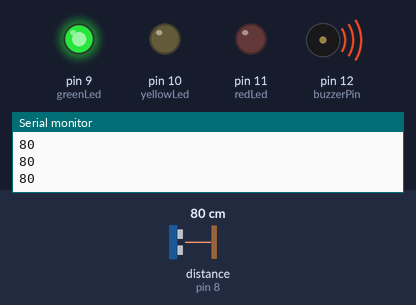
Bench run of a sketch on a simulated Arduino Uno, built with avr-gcc and run on an emulated ATmega328P. On the bench: output pins drawn as LEDs (lit = HIGH), buzzer (waves = sounding), the last lines printed to the serial monitor. Wiring (inferred from the names in the program): ultrasonic range finder: trigger pin 8; echo pin 8. The inputs (shaded band) are chosen by the test bench; at power-on: distance to the obstacle (sensor on pin 8) 80 cm. The echo pulse lasts 58.3 µs per cm.

Above: at 1.2 s.
1.3 s: distance to the obstacle (sensor on pin 8) set to 56 cm
2.8 s: distance to the obstacle (sensor on pin 8) set to 46 cm
At 3.2 s:
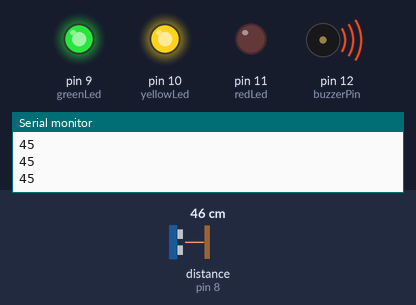
4.3 s: distance to the obstacle (sensor on pin 8) set to 23 cm
5.8 s: distance to the obstacle (sensor on pin 8) set to 19 cm
At 6.1 s:
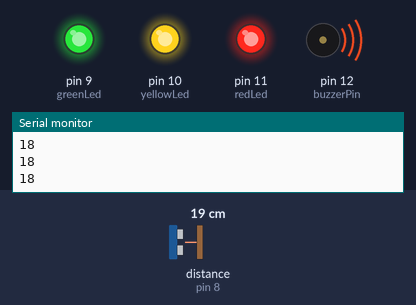
7.3 s: distance to the obstacle (sensor on pin 8) set to 35 cm
At 8.5 s:
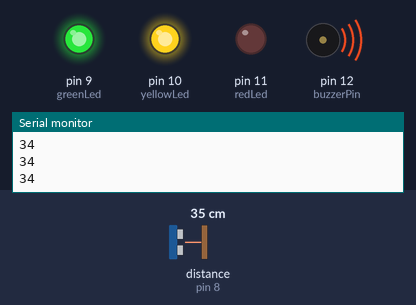
8.8 s: distance to the obstacle (sensor on pin 8) set to 2 cm
At 10.0 s:
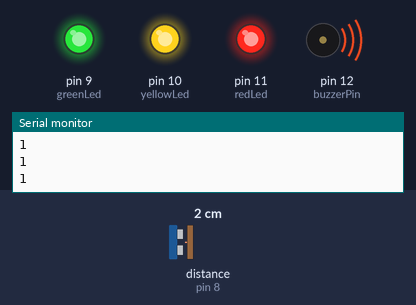
Timing chart, 0 to 11.3 s (numbered marks = the images above; inputs shaded):
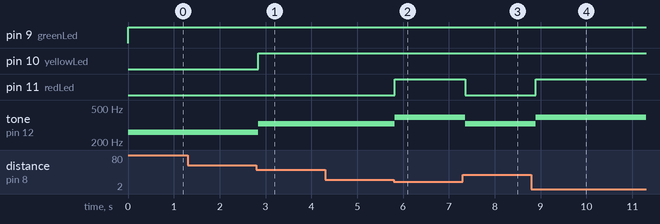

The sketch:

ParkingSensor.ino
```cpp
// ParkingSensor
// -------------
//
// Sensor de estacionamento com alerta luminoso e sonoro de distância.
// Circuits.io: https://circuits.io/circuits/4945678-lse-i-sensor-de-re
//
// Criado em 14 de Maio de 2017.
// Copyleft: Cristina Silva <cristina.silva@openmailbox.org>
//
// Referências:
//      Ping Tutorial - https://www.arduino.cc/en/tutorial/ping
//      Buzzer Notes - https://www.circuitar.com.br/projetos/controlando-buzzer/

const int pingPin = 8;      // Pino do sensor de ultrasom.

const int greenLed = 9;     // Pino da LED verde.
const int yellowLed = 10;    // Pino da LED amarela.
const int redLed = 11;      // Pino da LED vermelha

const int buzzerPin = 12;   // Pino do buzzer.

const int doNote = 261; // Nota dó em Hz.
const int miNote = 329; // Nota mi em Hz.
const int solNote = 392; // Nota sol em Hz.

void setup() {
	Serial.begin(9600); // Inicializa comunicação serial.

    pinMode(greenLed, OUTPUT);
    pinMode(yellowLed, OUTPUT);
    pinMode(redLed, OUTPUT);

    pinMode(buzzerPin, OUTPUT);
}

void loop() {
	long duration, cm; // Duração da viagem do sinal e o correspondente em centimetros.
    int risk; // Nivel de proximidade, sendo 0 distante, 1 medianamente distante, 2 proximo.

    wakeup(); // Inicializa sensor de ultrasom.
    duration = scan(); // Realiza leitura e devolve duração da viagem do sinal.
    cm = microsecondsToCentimeters(duration);

    Serial.println(cm); // Exibe no Serial Monitor o resultado em cm da leitura.

    risk = calcRisk(cm); // Calcula o risco de colisão dada a proximidade.
    feedback(risk); // Fornece feedback sonoro e visual baseado no risco.
}

void wakeup() {
    // O sensor é trigado com um pulso HIGH de dois microsegundos ou mais, um
    // pulso anterior LOW é dado para garantir uma captura limpa.
    pinMode(pingPin, OUTPUT);
    digitalWrite(pingPin, LOW);
    delayMicroseconds(2);

    digitalWrite(pingPin, HIGH);
    delayMicroseconds(5);
    digitalWrite(pingPin, LOW);
}

long scan() {
    // O mesmo pino é utilizado para fazer leituras, emitindo um pulso HIGH e
    // cronometrando o tempo até a volta do sinal.
    pinMode(pingPin, INPUT);
    return pulseIn(pingPin, HIGH);
}

int calcRisk(long proximity) {
    if (proximity <= 20) {
        return 2;
    }
    if (proximity <= 50) {
        return 1;
    }
    return 0;
}

void lowRisk() {
    digitalWrite(greenLed, HIGH);
    tone(buzzerPin, doNote);
    delay(100);
}

void mediumRisk() {
    digitalWrite(greenLed, HIGH);
    digitalWrite(yellowLed, HIGH);
    tone(buzzerPin, miNote);
    delay(100);
}

void highRisk() {
    digitalWrite(greenLed, HIGH);
    digitalWrite(yellowLed, HIGH);
    digitalWrite(redLed, HIGH);
    tone(buzzerPin, solNote);
    delay(100);
}

void feedback(int risk) {
    noTone(buzzerPin);
    digitalWrite(greenLed, LOW);
    digitalWrite(yellowLed, LOW);
    digitalWrite(redLed, LOW);

    switch (risk) {
        case 2:
            highRisk();
            break;
        case 1:
            mediumRisk();
            break;
        default:
            lowRisk();
        break;
    }
}

long microsecondsToCentimeters(long microseconds) {
  	// O calculo é feito considerando a velocidade do som de 240 m/s, ou
    // 29 microsegundos. O sinal faz uma viagem de ida e volta, para achar a
    // distância é necessário dividir por 2.
	return microseconds / 29 / 2;
}
```

Measured:
- the behaviour switches between 52 and 51 cm on distance to the obstacle (sensor on pin 8) (found by bisection; images 0 and 1)
- the behaviour switches between 22 and 21 cm on distance to the obstacle (sensor on pin 8) (found by bisection; images 1 and 2)
- after the input at 2.8 s, pin 10 (yellowLed): LOW → HIGH at once; tone on pin 12 (buzzerPin): 261 Hz → 329 Hz at once
- after the input at 5.8 s, pin 11 (redLed): LOW → HIGH at once; tone on pin 12 (buzzerPin): 329 Hz → 392 Hz at once
- after the input at 7.3 s, pin 11 (redLed): HIGH → LOW after 0.06 s; tone on pin 12 (buzzerPin): 392 Hz → 329 Hz after 0.06 s
- after the input at 8.8 s, pin 11 (redLed): LOW → HIGH after 0.10 s; tone on pin 12 (buzzerPin): 329 Hz → 392 Hz after 0.10 s
